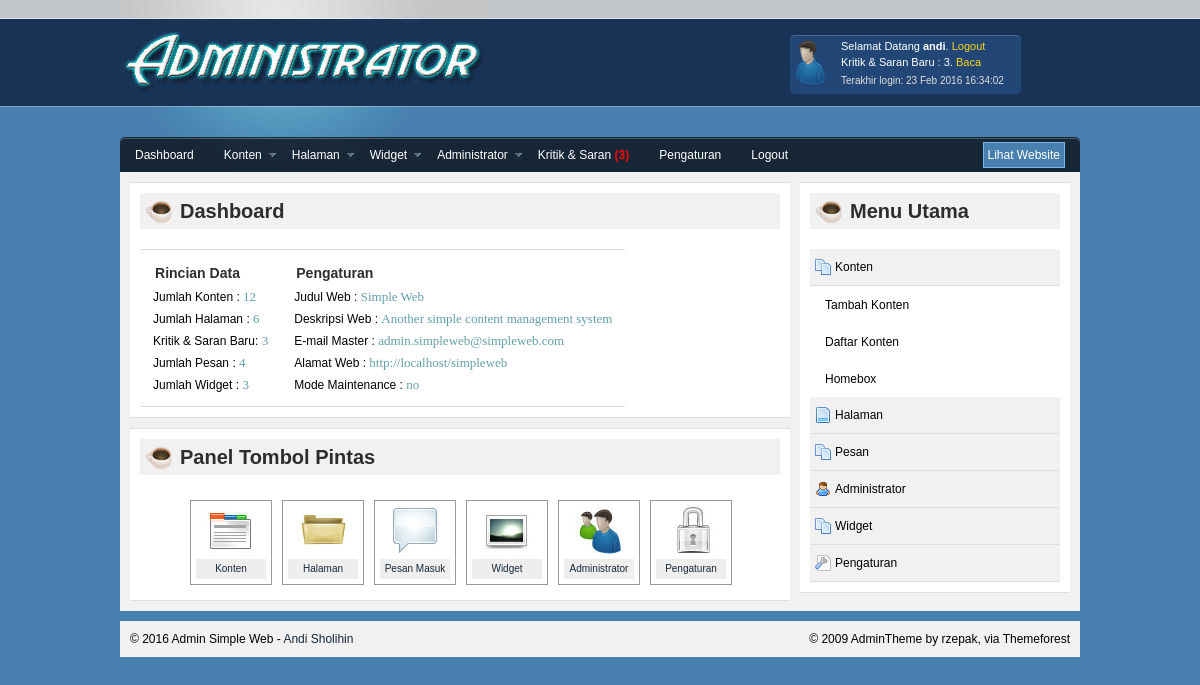
The page /myadmin/index.php (signed in) on the database its author committed.
### tables this page shows
CREATE TABLE `setting` (
  `id_setting` tinyint(1) NOT NULL,
  `judul_web` varchar(100) NOT NULL,
  `deskripsi_web` varchar(100) NOT NULL,
  `email_admin` varchar(100) NOT NULL,
  `url_web` varchar(100) NOT NULL,
  `telpon` varchar(30) DEFAULT NULL,
  `alamat` varchar(255) DEFAULT NULL,
  `maintenance` enum('yes','no') NOT NULL,
  `tgl_setting` datetime NOT NULL
);

### set/global.php (called while the page is built, shortened)
<?php
	$query = mysql_query("SELECT * FROM setting");
	if ($query) {
		$set = mysql_fetch_array($query);
		$judul_web = $set['judul_web'];
		$deskripsi = $set['deskripsi_web'];
		$email_admin = $set['email_admin'];
		$url_web = $set['url_web'];
		$maintenance = $set['maintenance'];
	}
?>

### set/config.php (called while the page is built, shortened)
<?php
	require_once("global.php");
?>

### myadmin/index.php (the view, shortened to what this page needs)
<?php
	require_once("../set/config.php");
	$pesan = mysql_fetch_array(mysql_query("SELECT COUNT(*) AS baru FROM pesan WHERE dibaca = 'no'"));
?>
<!DOCTYPE html PUBLIC "-//W3C//DTD XHTML 1.0 Transitional//EN" "http://www.w3.org/TR/xhtml1/DTD/xhtml1-transitional.dtd">
<html xmlns="http://www.w3.org/1999/xhtml">
<head>
    <link rel="stylesheet" type="text/css" media="all" href="css/style.css" />
	<link rel="stylesheet" type="text/css" href="markitup/skins/markitup/style.css" />
	<link rel="stylesheet" type="text/css" href="markitup/sets/default/style.css" />
	<link rel="stylesheet" type="text/css" href="css/superfish.css" media="screen">
</head>
<body>
<div class="container" id="container">
    <div  id="header">
    	<div id="profile_info">
			<img src="img/avatar.jpg" id="avatar" alt="avatar" />
			<p>Selamat Datang <strong><?php echo $_SESSION['username']; ?></strong>. <a href="logout.php" onclick="return confirm('Anda yakin akan logout dari sistem?')">Logout</a></p>
			<p>Kritik & Saran Baru : <?php echo "$pesan[baru]"; ?>. <a href="?hal=tabelpesan">Baca</a></p>
			<p class="last_login">Terakhir login: <?php echo date("d M Y H:i:s", strtotime($_SESSION['last'])); ?></p>
		</div>
		<div id="logo"><h1 style=""><a href="index.php">Administrator</a></h1></div>
    </div>
	    <div id="content" >
	    <div id="top_menu" class="clearfix">
	    	<ul class="sf-menu">
			<li>
				<a href="?hal=dashboard">Dashboard</a>
			</li>
			<li class="current">
				<a href="#a">Konten</a>
			</li>
			<li>
				<a href="#">Halaman</a>
			</li>
			<li>
				<a href="#">Widget</a>
			</li>
			<li>
				<a href="#">Administrator</a>
			</li>
			<li>
				<a href="?hal=tabelpesan">Kritik & Saran <?php if($pesan['baru']>0){echo "<font color=\"red\"><b>($pesan[baru])</b></font>";} ?></a>
			</li>
			<li>
				<a href="?hal=set">Pengaturan</a>
			</li>
			<li>
				<a href="logout.php" onclick="return confirm('Anda yakin akan logout dari sistem?')">Logout</a>
			</li>
		</ul>
			<a href="<?php echo "$url_web"; ?>" id="visit" class="right" target="_blank">Lihat Website</a>
	    </div>
		<?php
			include "content.php";
		?>
	    </div>
    <div  id="footer" class="clearfix">
    	<p class="left">&copy; <?php echo date("Y"); ?> Admin Simple Web - <a href="http://www.sholihin.com" target="_blank">Andi Sholihin</a></p>
		<p class="right">&copy; 2009 AdminTheme by rzepak, via Themeforest</p>
	</div>
</div>
</body>
</html>

### myadmin/dashboard.php (shortened to what this page needs)
<?php
	$post = mysql_fetch_array(mysql_query("SELECT COUNT(id_konten) AS post FROM konten WHERE jenis <> 'homebox'"));
	$hal = mysql_fetch_array(mysql_query("SELECT COUNT(id_halaman) AS post FROM halaman"));
	$msg = mysql_fetch_array(mysql_query("SELECT COUNT(id_pesan) AS post FROM pesan"));
	$wg = mysql_fetch_array(mysql_query("SELECT COUNT(id_widget) AS post FROM widget"));
?>
<div class="clearfix" id="content_main">
			<div class="left" id="main_panel_container">
			<div id="dashboard">
				<h2 class="ico_mug">Dashboard</h2>
				<div class="clearfix">
				<div class="left quickview">
					<h3>Rincian Data </h3>
					<ul>
					<li>Jumlah Konten : <span class="number"><?php echo $post['post']; ?></span></li>
					<li>Jumlah Halaman : <span class="number"><?php echo $hal['post']; ?></span></li>
					<li>Kritik & Saran Baru: <span class="number"><?php echo "$pesan[baru]"; ?></span></li>
					<li>Jumlah Pesan : <span class="number"><?php echo "$msg[post]"; ?></span></li>
					<li>Jumlah Widget : <span class="number"><?php echo "$wg[post]"; ?></span></li>
					</ul>
				</div>
				<div class="left quickview">
					<h3>Pengaturan</h3>
					<ul>
					<li>Judul Web : <span class="number"><?php echo $judul_web; ?></span></li>
					<li>Deskripsi Web : <span class="number"><?php echo $deskripsi; ?></span></li>
					<li>E-mail Master : <span class="number"><?php echo $email_admin; ?></span></li>
					<li>Alamat Web : <span class="number"><?php echo $url_web; ?></span></li>
					<li>Mode Maintenance : <span class="number"><?php echo $maintenance; ?></span></li>
					</ul>
				</div>
				</div>
			</div>
			<div class="clearfix" id="shortcuts">
				<h2 class="ico_mug">Panel Tombol Pintas</h2>
				<ul>
					<li class="first_li"><a href="?hal=tabelkonten"><img alt="themes" src="img/theme.jpg"><span>Konten</span></a></li>
					<li><a href="?hal=tabelhal"><img alt="FTP" src="img/ftp.jpg"><span>Halaman</span></a></li>
					<li><a href="?hal=tabelpesan"><img alt="Comments" src="img/comments.jpg"><span>Pesan Masuk</span></a></li>
					<li><a href="?hal=tabelwidget"><img alt="Gallery" src="img/gallery.jpg"><span>Widget</span></a></li>
					<li><a href="?hal=tabeladmin"><img alt="Users" src="img/users.jpg"><span>Administrator</span></a></li>
					<li><a href="?hal=set"><img alt="Security" src="img/security.jpg"><span>Pengaturan</span></a></li>
				</ul>
			</div>
			</div>
			<div class="right" id="sidebar">
				<h2 class="ico_mug">Menu Utama</h2>
			<ul id="menu">
				<li>
					<a class="ico_posts" href="#">Konten</a>
					<ul style="display: block;">
						<li><a href="?hal=post">Tambah Konten</a></li>
						<li><a href="?hal=tabelpost">Daftar Konten</a></li>
						<li><a href="?hal=tabelhome">Homebox</a></li>
					</ul>
					<a class="ico_page" href="#">Halaman</a>
					<a class="ico_posts" href="#">Pesan</a>
					<a class="ico_user" href="#">Administrator</a>
					<a class="ico_posts" href="#">Widget</a>
					<a class="ico_settings" href="#">Pengaturan</a>
				</li>
			</ul>
			</div>
		</div>

### myadmin/css/superfish.css (style rules this page uses)
.sf-menu, .sf-menu * { margin: 0; padding: 0; list-style: none; }
.sf-menu { line-height: 1.0; }
.sf-menu li { float: left; position: relative; }
.sf-menu a { display: block; position: relative; }
.sf-menu { float: left; margin-bottom: 1em; }
.sf-menu a { padding: .75em 1em; text-decoration:none; }
.sf-menu a, .sf-menu a:visited { color: #13a; }
.sf-menu a.sf-with-ul { padding-right: 2.25em; min-width: 1px; }

### rows shown on the page
setting: judul_web "Simple Web", deskripsi_web "Another simple content management system", email_admin "admin.simpleweb@simpleweb.com", url_web "http://localhost/simpleweb", maintenance "no"

### other values the page prints
$_SESSION['username'] "andi"
$pesan[baru] "3"
date("d M Y H:i:s", strtotime($_SESSION['last'])) "23 Feb 2016 16:34:02"
$post['post'] "12"
$hal['post'] "6"
$msg[post] "4"
$wg[post] "3"
